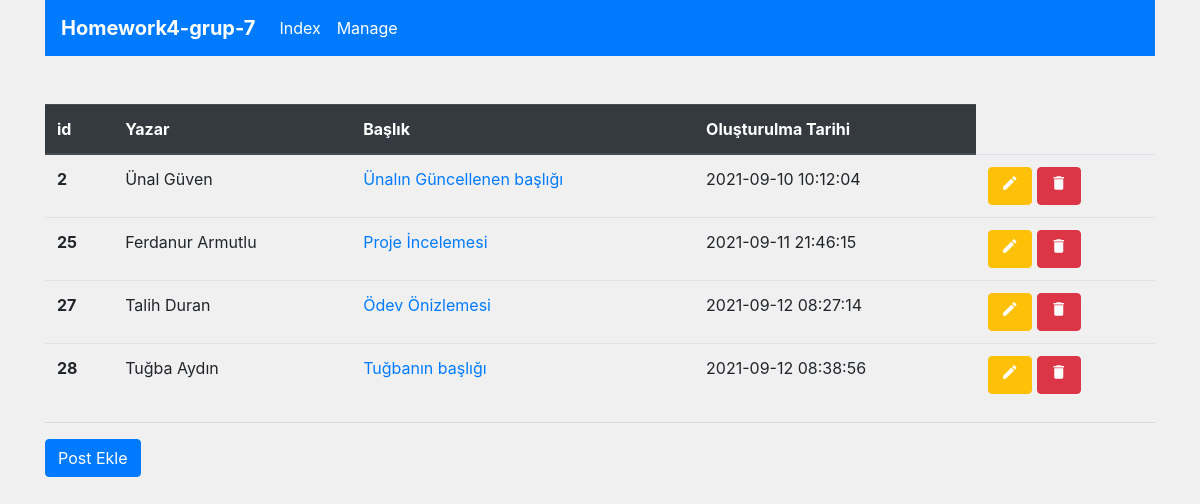
/manage.php, run on an earlier commit of the app's database.
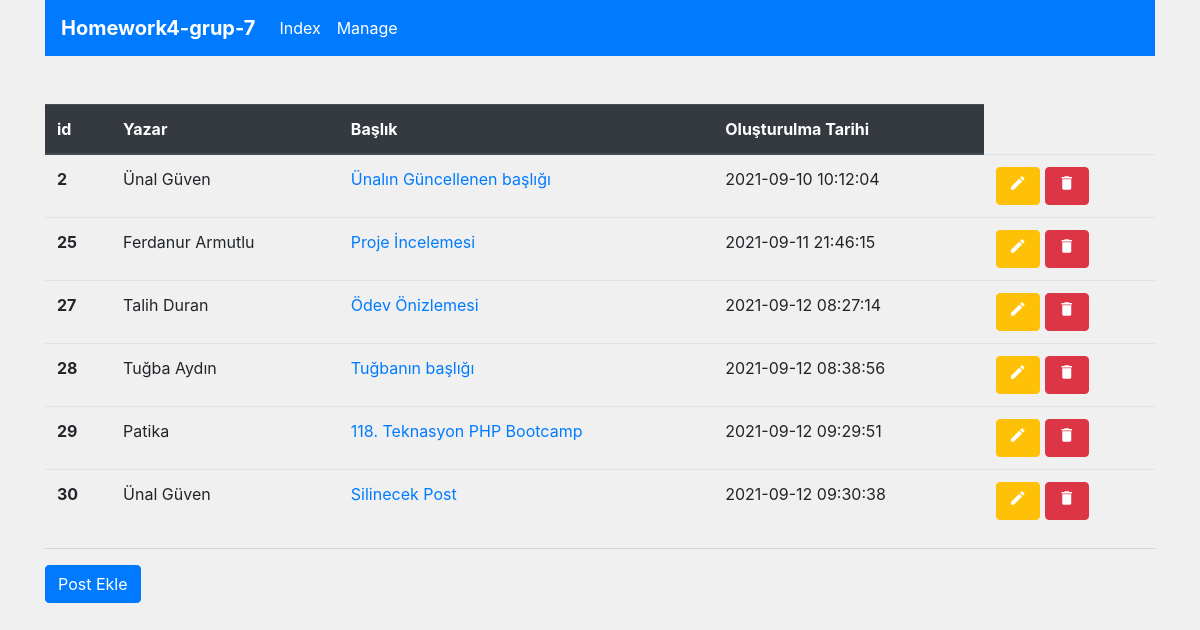
And on a later commit of the database.
### tables this page shows
CREATE TABLE `posts` (
  `id` int(11) NOT NULL,
  `author` varchar(55) NOT NULL,
  `post_detail` text NOT NULL,
  `post_header` varchar(255) NOT NULL,
  `post_created` datetime NOT NULL DEFAULT current_timestamp(),
  `post_updated` datetime NOT NULL DEFAULT current_timestamp()
);

### db.class.php (called while the page is built, shortened)
<?php
class DB{
    protected string $user = "root";
    protected string $pass = "";
    protected string $db_name = "post";
    protected string $host_name ="localhost";
    public function createConn() : PDO{
        try{
            return new PDO("mysql:host=$this->host_name;dbname=$this->db_name","$this->user","$this->pass");
        }catch(PDOException $e){
            echo $e-> getMessage();
        }
    }
    public function getAll(string $table_name) : array{
        $conn  = $this->createConn();
        $stmt = $conn->prepare("SELECT * FROM $table_name");
        $stmt->execute();
        return $stmt->fetchAll(PDO::FETCH_ASSOC);
    }
}

### post.class.php (called while the page is built, shortened)
<?php
require "db.class.php";
class Post{
    private object $database;
    public function __construct(DB $database)
    {
        $this->database = $database;
    }
    public function postLists() : array{
       return $this->database->getAll("posts");
    }
}

### manage.php (the view, shortened to what this page needs)
<?php  require "post.class.php"; ?>
<!DOCTYPE html>
<html lang="en">
<head>
    <link rel="stylesheet" href="https://cdn.jsdelivr.net/npm/bootstrap@4.6.0/dist/css/bootstrap.min.css">
</head>
<body style = "background-color:rgb(240, 240, 240)">
<div class = "container">
<nav class="navbar navbar-expand-lg navbar-light bg-primary mb-5"  >
  <a class="navbar-brand" href="" style="color: white; font-weight:bold">Homework4-grup-7</a>
  <div class="collapse navbar-collapse" id="navbarNav">
    <ul class="navbar-nav">
      <li class="nav-item active">
        <a class="nav-link" style="color: white;" href="http://localhost/homework4-grup-7/index.php">Index <span class="sr-only">(current)</span></a>
      </li>
      <li class="nav-item active">
        <a class="nav-link" style="color: white;" href="http://localhost/homework4-grup-7/manage.php">Manage<span class="sr-only">(current)</span></a>
      </li>
    </ul>
  </div>
</nav>
    <table class="table">
    <thead class="thead-dark">
      <tr>
        <th scope="col">id</th>
        <th scope="col">Yazar</th>
        <th scope="col">Başlık</th>
        <th scope="col">Oluşturulma Tarihi</th>
      </tr>
    </thead>
    <tbody>
      <?php
      if(isset($_GET['post']) && isset($_GET['action'])){
        $id = $_GET['post'];
        $postObj = new Post(new DB());
        $post = $postObj->postDetail($id);
        foreach($post as $post_val){
          echo "<tr>" . PHP_EOL;
          echo "<th scope ='row'>$post_val[id]</th>" . PHP_EOL;
          echo "<td>$post_val[author]</td>" . PHP_EOL;
          echo "<td><a href='http://localhost/homework4-grup7/$post_val[post_header].php'> $post_val[post_header]</a></td>" . PHP_EOL;
          echo "<td>$post_val[post_created]</td>" . PHP_EOL;
          echo "<td></td>";
          echo "</tr> " . PHP_EOL;
      }
      } elseif(!isset($_GET['post']) && !isset($_GET['action'])) {
        $postObj = new Post(new DB());
        $posts = $postObj->postLists();
        foreach($posts as $post){
          echo "<tr>" . PHP_EOL;
          echo "<th scope ='row'>$post[id]</th>" . PHP_EOL;
          echo "<td>$post[author]</td>" . PHP_EOL;
          echo "<td><a href='http://localhost/homework4-grup7/$post[post_header].php'> $post[post_header]</a></td>" . PHP_EOL;
          echo "<td>$post[post_created]</td>" . PHP_EOL;
          echo "<td> <div class='d-flex '>";
          echo "<button class='btn btn-warning' id='editPost' type='submit' style ='margin-right:5px;'><span class='material-icons' style='font-size:18px;'><a href ='http://localhost/homework4-grup-7/manage.php?action=edit&post=$post[id]' style ='text-decoration:none;color:white;'>edit</a></span></button>";
          echo "<button class='btn btn-danger' id='deletePost' type='submit' ><span class='material-icons' style='font-size:18px;'><a href ='http://localhost/homework4-grup-7/manage.php?action=delete&post=$post[id]' style ='text-decoration:none;color:white;'>delete</a></span></button>";
          echo "</div> </td>";
          echo "</tr> " . PHP_EOL;
      }
      }
      ?>
    </tbody>
</table>
<hr>
<?php
if(isset($_GET['action'])){
    if($_GET['action'] == "edit"){
        echo "<button class ='btn btn-primary' id='addPost' style ='display:none;'>Post Ekle</button>";
    }
}else{
    echo "<button class ='btn btn-primary' id='addPost'>Post Ekle</button>";
}
?>
</body>
</html>

What changed in the data, as far as the page shows it:
added posts: id "29", author "Patika", post_header "118. Teknasyon PHP Bootcamp", post_created "2021-09-12 09:29:51"
added posts: id "30", author "Ünal Güven", post_header "Silinecek Post", post_created "2021-09-12 09:30:38"
